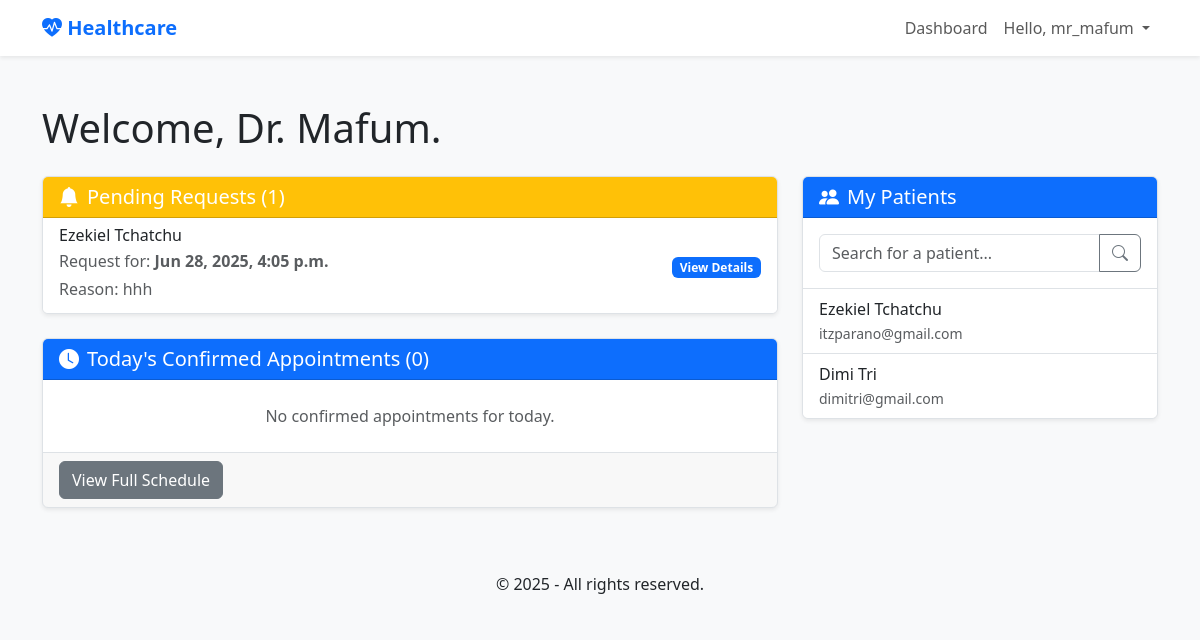
Page /accounts/dashboard/medecin/ (signed in) on the earlier database version.
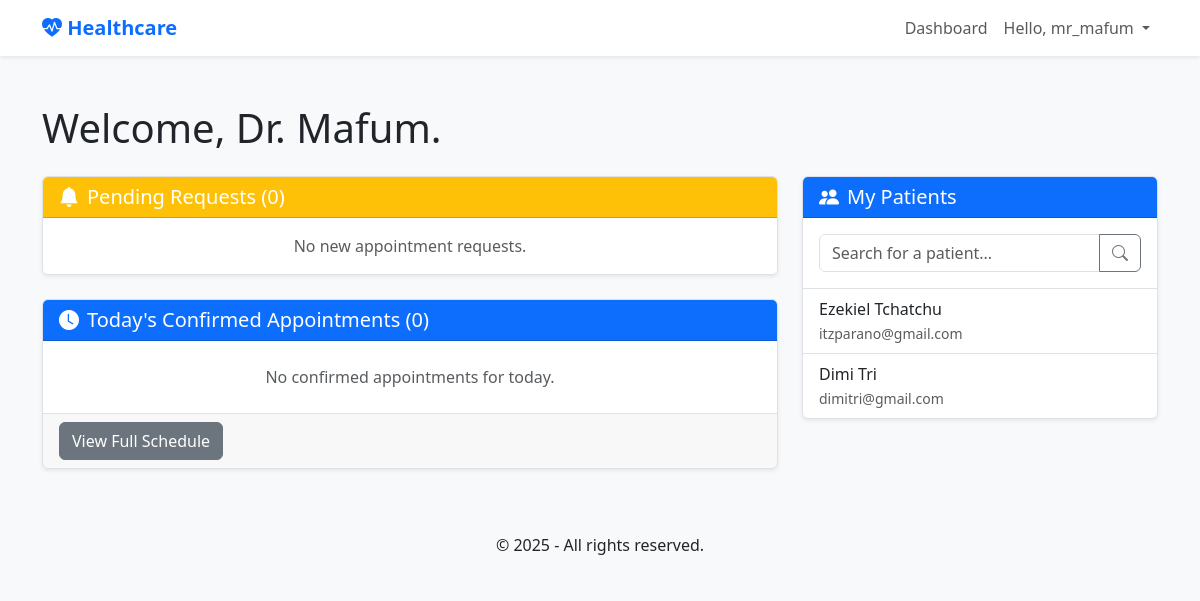
Same page on the later database version.
### appointments/models.py (models this page shows, shortened)
class Appointment(models.Model):
    STATUS_CHOICES = (
        ('PENDING', 'En attente'),
        ('CONFIRMED', 'Confirmé'),
        ('CANCELED', 'Annulé'),
        ('COMPLETED', 'Terminé'),
    )
    patient = models.ForeignKey(settings.AUTH_USER_MODEL, on_delete=models.CASCADE, related_name='patient_appointments', limit_choices_to={'role': 'PATIENT'})
    doctor = models.ForeignKey(settings.AUTH_USER_MODEL, on_delete=models.CASCADE, related_name='doctor_appointments', limit_choices_to={'role': 'DOCTOR'})
    appointment_date = models.DateTimeField(verbose_name="Date and time of the appointment")
    reason = models.TextField(verbose_name="Pattern")
    status = models.CharField(max_length=15, choices=STATUS_CHOICES, default='PENDING')
    created_at = models.DateTimeField(auto_now_add=True)
    class Meta:
        ordering = ['-appointment_date']

### users/models.py (models this page shows, shortened)
class User(AbstractUser):
    ROLE_CHOICES = (
        ('PATIENT', 'Patient'),
        ('DOCTOR', 'Doctor'),
    )
    role = models.CharField(max_length=20, choices=ROLE_CHOICES, verbose_name="Role")
    telephone = models.CharField(max_length=20, blank=True, null=True, verbose_name="Phone number")
    ville = models.CharField(max_length=100, blank=True, null=True, verbose_name="Town")
    specialty = models.CharField(max_length=100, blank=True, null=True, verbose_name="Specialty (if doctor)")
    profile_picture = models.ImageField(upload_to='profile_pics/', null=True, blank=True, verbose_name="Profil Photo")

### users/views.py (the view)
# urls.py: path('dashboard/medecin/', views.doctor_dashboard_view, name='doctor_dashboard'),
def doctor_dashboard_view(request):
    doctor = request.user
    today_start = timezone.now().replace(hour=0, minute=0, second=0, microsecond=0)
    today_end = timezone.now().replace(hour=23, minute=59, second=59, microsecond=999999)
    My_appointments = Appointment.objects.filter(
        doctor=doctor,
        appointment_date__range=(today_start, today_end),
        status='CONFIRMED'
    ).order_by('appointment_date')
    pending_appointments = Appointment.objects.filter(
        doctor=doctor,
        status='PENDING'
    ).order_by('appointment_date') # On les trie par date demandée
    patient_ids = Appointment.objects.filter(doctor=doctor).values_list('patient_id', flat=True).distinct()
    my_patients = User.objects.filter(id__in=patient_ids).order_by('last_name', 'first_name')
    search_query = request.GET.get('q', '')
    if search_query:
        my_patients = my_patients.filter(
            Q(first_name__icontains=search_query) |
            Q(last_name__icontains=search_query) |
            Q(email__icontains=search_query)
        )
    context = {
        'page_title': 'Doctor Dashboard',
        'My_appointments': My_appointments,
        'pending_appointments': pending_appointments,
        'my_patients': my_patients,
        'search_query': search_query,
    }
    return render(request, 'users/doctor_dashboard.html', context)

### core/templatetags/core_tags.py (called while the page is built)
@register.simple_tag #décorateur qui transforme une simple fonction Python (qui retourne une valeur) en un tag utilisable dans les templates.
def current_year():
    return datetime.date.today().year

### users/templates/users/doctor_dashboard.html (shortened to what the changed rows need)
{% extends 'base.html' %}
{% block content %}
<h1 class="mb-4">Welcome, Dr. {{ user.last_name }}.</h1>
<div class="row g-4">
     <div class="col-lg-8">
        <div class="card shadow-sm mb-4">
            <div class="card-header bg-warning">
                <h5 class="mb-0"><i class="bi bi-bell-fill me-2"></i>Pending Requests ({{ pending_appointments|length }})</h5>
            </div>
            <div class="list-group list-group-flush">
                {% for rdv in pending_appointments %}
                    <a href="{% url 'appointments:process' pk=rdv.pk %}" class="list-group-item list-group-item-action">
                         <div class="d-flex w-100 justify-content-between">
                            <div>
                                <h6 class="mb-1">{{ rdv.patient.get_full_name }}</h6>
                                <p class="mb-1 text-muted">
                                    Request for: <strong>{{ rdv.appointment_date|date:"M d, Y, P" }}</strong>
                                </p>
                                <p class="mb-1 text-muted">
                                    Reason: {{ rdv.reason|truncatewords:10 }}
                                </p>
                            </div>
                            <div class="align-self-center">
                                <span class="badge bg-primary">View Details</span>
                            </div>
                        </div>
                    </a>
                {% empty %}
                    <div class="list-group-item text-center p-3">
                        <p class="text-muted mb-0">No new appointment requests.</p>
                    </div>
                {% endfor %}
            </div>
        </div>
    </div>
    <div class="col-lg-4">
        <div class="card shadow-sm">
            <ul class="list-group list-group-flush" style="max-height: 300px; overflow-y: auto;">
                {% for patient in my_patients %}
                    <a href="{% url 'users:patient_profile' pk=patient.pk %}" class="list-group-item list-group-item-action">
                        {{ patient.get_full_name }}
                        <br>
                        <small class="text-muted">{{ patient.email }}</small>
                    </a>
                {% endfor %}
            </ul>
        </div>
    </div>
</div>
{% endblock %}

Differences in the rows shown:
no longer on this page (row edited): Appointment: patient.get_full_name "Ezekiel Tchatchu", appointment_date "Jun 28, 2025, 4:05 p.m.", reason "hhh"
Other differences:
{{ pending_appointments|length }}: "1" → "0"
text now shown: "No new appointment requests."
